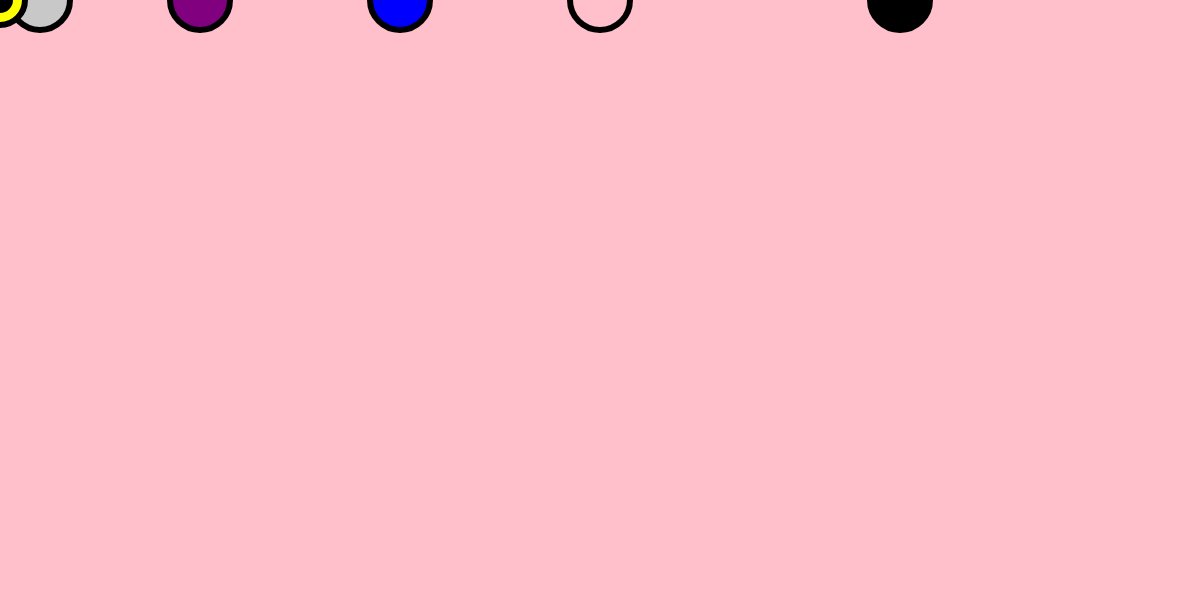
Frame 1 (no input)
Frame 60 (no input): identical to frame 1, image omitted
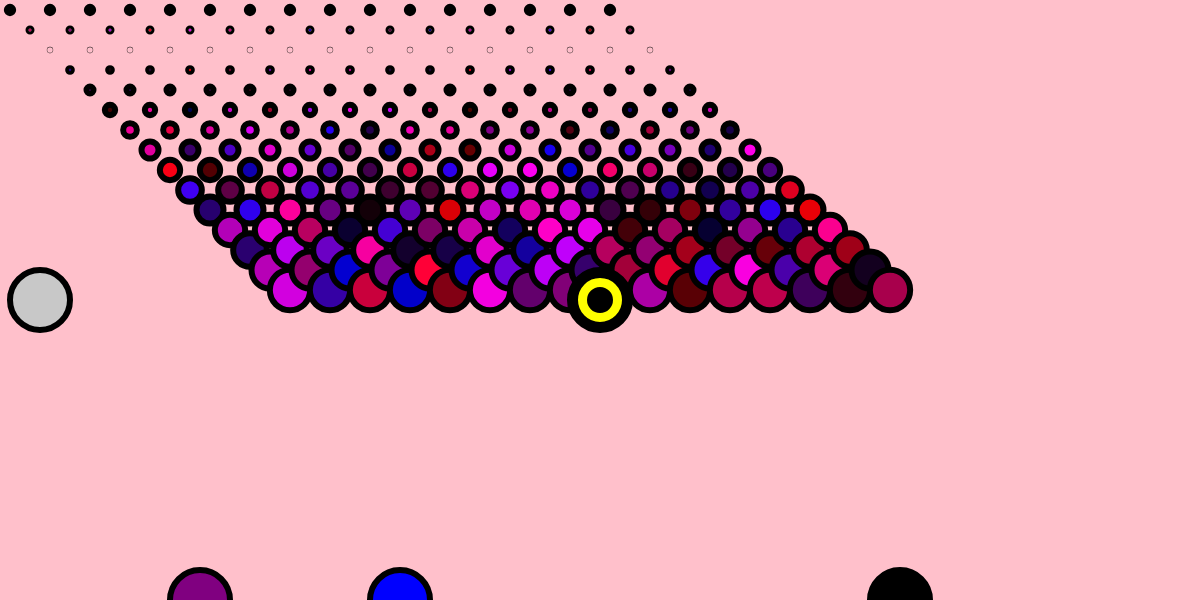
Frame 120 (the mouse pressed at the canvas centre since frame 60)

The p5.js sketch that drew these frames (run headless with seeded random() and noise() and a simulated clock; from frame 60 on, the mouse is pressed at the canvas centre):

// p5.js sketch
// ── sketch.js

function setup() {
  createCanvas( windowWidth, 600 );
}

function draw() {
  background( 'pink');
  strokeWeight( 6 );
//make fish scale-esque circles
for (var x = 0; x <= mouseX; x += 40){
  for(var y = 10; y<= mouseY; y += 20){
  fill( random(255), 0, random(255));
  ellipse (x + y, y, 8-y/6, 8-y/6);
  }
}
//create moving circles
fill('purple');
ellipse(200, mouseX, 60);
fill(200);
ellipse(40, mouseY, 60);
fill('blue');
ellipse(400, mouseX, 60);
fill('pink');
ellipse(600, mouseY, 60);
fill('yellow');
ellipse(mouseX, mouseY, 50, 50);
fill(0);
//create mouse "target"
ellipse(900, mouseX, 60);
ellipse(mouseX, mouseY, 20, 20);
}
